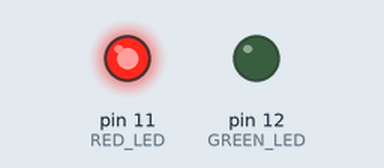
This sketch was run on a simulated Arduino Uno, built with avr-gcc and run on an emulated ATmega328P. Parts: output pins drawn as LEDs (lit = HIGH).

Above: at 0.7 s.
At 4.0 s:
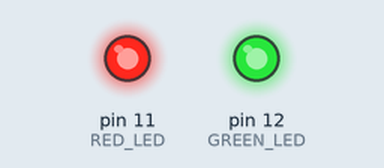
At 5.2 s:
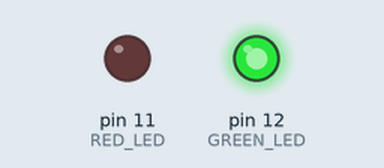
At 8.2 s:
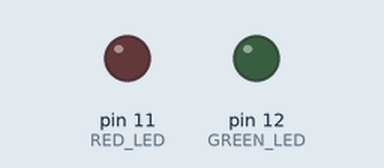
Timing chart, 0 to 9.1 s (numbered marks = the images above):
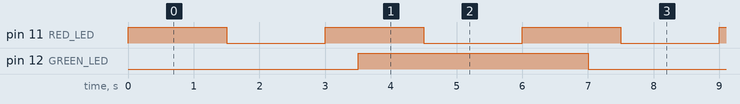

The sketch:

Ex1lab1.ino
```cpp
#include <TimerOne.h>
#define RED_LED 11
#define GREEN_LED 12

const float redLedPeriod = 1.5;   // tempo del semiperiodo led rosso
const float greenLedPeriod = 3.5; // tempo del semiperiodo led verde
bool ledGreenStatus = LOW;
bool ledRedStatus = LOW;

// Funzione gestita da interrupt alla scadenza di Timer1
void greenLedOn() {
  ledGreenStatus = !ledGreenStatus;
  digitalWrite(GREEN_LED, ledGreenStatus);
}

// Inizializzazione
void setup() {
  // settaggio pin
  pinMode(RED_LED, OUTPUT);
  pinMode(GREEN_LED, OUTPUT);

  // inizializzazione timer con interrupt legato alla funzione di gestione pin verde
  Timer1.initialize(greenLedPeriod * 1e06);
  Timer1.attachInterrupt(greenLedOn);

  digitalWrite(RED_LED, LOW);
  digitalWrite(GREEN_LED, LOW);

}

void loop() {
  // gestione nel loop dell'alternanza (led on/off) del led verde tramite delay
  ledRedStatus = !ledRedStatus;
  digitalWrite(RED_LED, ledRedStatus);
  delay(redLedPeriod * 1e03);

}
```

Measured:
- by itself, pin 11 (RED_LED): alternates HIGH for 1.5 s and LOW for 1.5 s
- by itself, pin 12 (GREEN_LED): alternates HIGH for 3.5 s and LOW for 3.5 s
- by itself, everything shown: repeats every 21.0 s, in 20 steps
